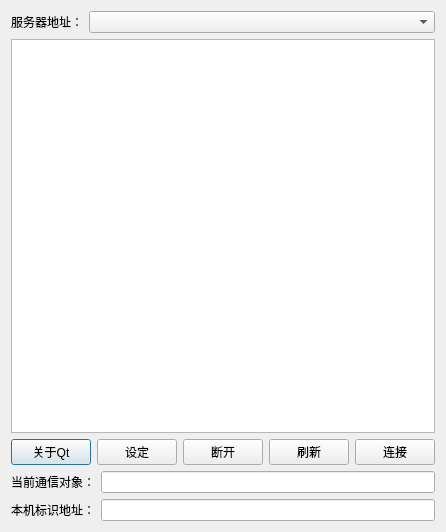
<?xml version="1.0" encoding="UTF-8"?>
<ui version="4.0">
 <class>ConnectorControl</class>
 <widget class="QDialog" name="ConnectorControl">
  <property name="geometry">
   <rect>
    <x>0</x>
    <y>0</y>
    <width>374</width>
    <height>532</height>
   </rect>
  </property>
  <property name="windowTitle">
   <string>Dialog</string>
  </property>
  <layout class="QVBoxLayout" name="verticalLayout">
   <item>
    <layout class="QHBoxLayout" name="horizontalLayout">
     <item>
      <widget class="QLabel" name="label">
       <property name="text">
        <string>服务器地址：</string>
       </property>
      </widget>
     </item>
     <item>
      <widget class="QComboBox" name="cbIp">
       <property name="sizePolicy">
        <sizepolicy hsizetype="Expanding" vsizetype="Fixed">
         <horstretch>0</horstretch>
         <verstretch>0</verstretch>
        </sizepolicy>
       </property>
      </widget>
     </item>
    </layout>
   </item>
   <item>
    <widget class="QTableWidget" name="tableClients"/>
   </item>
   <item>
    <layout class="QHBoxLayout" name="horizontalLayout_2">
     <item>
      <widget class="QPushButton" name="btnAboutQt">
       <property name="text">
        <string>关于Qt</string>
       </property>
      </widget>
     </item>
     <item>
      <spacer name="horizontalSpacer">
       <property name="orientation">
        <enum>Qt::Orientation::Horizontal</enum>
       </property>
       <property name="sizeHint" stdset="0">
        <size>
         <width>40</width>
         <height>20</height>
        </size>
       </property>
      </spacer>
     </item>
     <item>
      <widget class="QPushButton" name="btnLock">
       <property name="text">
        <string>设定</string>
       </property>
      </widget>
     </item>
     <item>
      <widget class="QPushButton" name="btnDisconnect">
       <property name="text">
        <string>断开</string>
       </property>
      </widget>
     </item>
     <item>
      <widget class="QPushButton" name="btnRefresh">
       <property name="text">
        <string>刷新</string>
       </property>
      </widget>
     </item>
     <item>
      <widget class="QPushButton" name="btnConnect">
       <property name="text">
        <string>连接</string>
       </property>
      </widget>
     </item>
    </layout>
   </item>
   <item>
    <layout class="QHBoxLayout" name="horizontalLayout_3">
     <item>
      <widget class="QLabel" name="label_2">
       <property name="text">
        <string>当前通信对象：</string>
       </property>
      </widget>
     </item>
     <item>
      <widget class="QLineEdit" name="edCurrentClient"/>
     </item>
    </layout>
   </item>
   <item>
    <layout class="QHBoxLayout" name="horizontalLayout_4">
     <item>
      <widget class="QLabel" name="label_3">
       <property name="text">
        <string>本机标识地址：</string>
       </property>
      </widget>
     </item>
     <item>
      <widget class="QLineEdit" name="lineEdit"/>
     </item>
    </layout>
   </item>
  </layout>
 </widget>
 <resources/>
 <connections/>
</ui>
